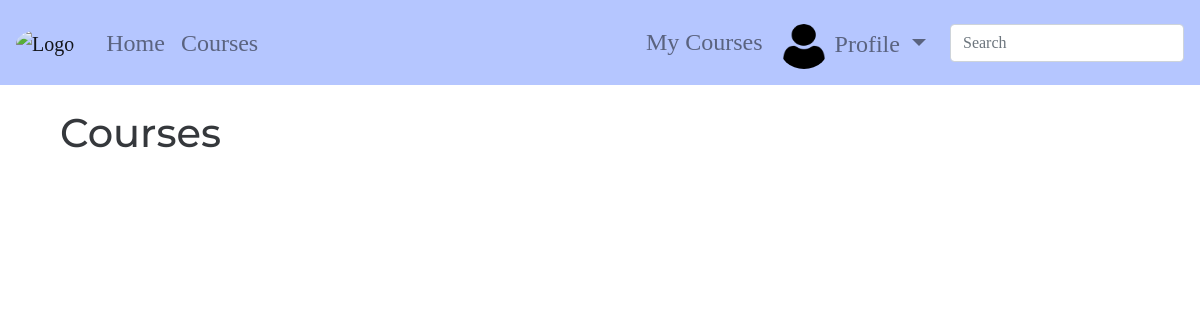
Page /courses/ (signed in) on the earlier database version.
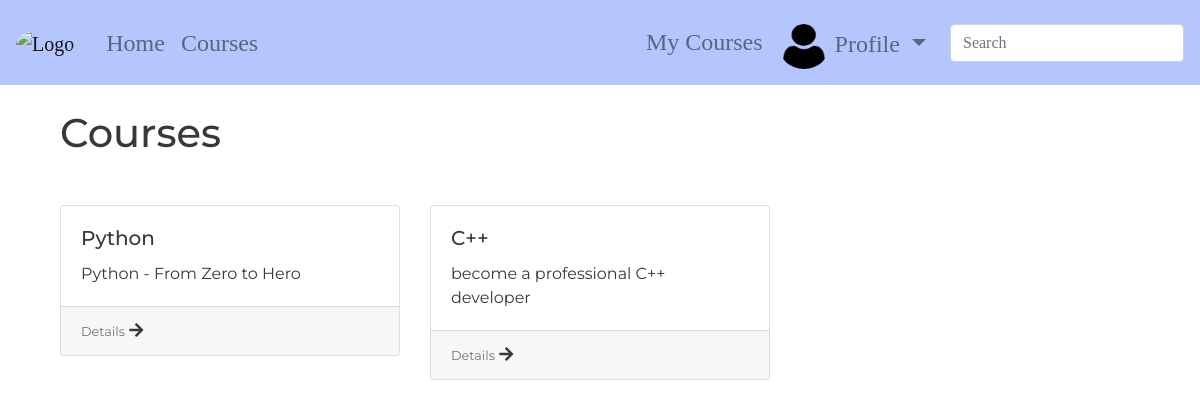
Same page on the later database version.
### accounts/models.py (models this page shows, shortened)
class CustomUser(AbstractUser, PermissionsMixin):
    email = models.EmailField(verbose_name='email', max_length=60, unique=True)
    username = models.CharField(max_length=30, unique=True)
    date_joined = models.DateTimeField(verbose_name='date joined', auto_now_add=True)
    last_login = models.DateTimeField(verbose_name='last login', auto_now=True)
    is_admin = models.BooleanField(default=False)
    is_active = models.BooleanField(default=True)
    is_staff = models.BooleanField(default=False)
    is_superuser = models.BooleanField(default=False)
    USERNAME_FIELD = 'email'
    REQUIRED_FIELDS = ['username', ]
    objects = CustomUserManager()

class Profile(models.Model):
    user = models.OneToOneField(settings.AUTH_USER_MODEL, related_name='profile', on_delete=models.CASCADE)
    first_name = models.CharField(max_length=40, null=True, blank=True)
    last_name = models.CharField(max_length=40, null=True, blank=True)
    phone = PhoneNumberField(max_length=20, null=True, blank=True)
    date_of_birth = models.DateField(null=True, blank=True)
    bio = models.TextField(null=True, blank=True)
    profile_pic = models.ImageField(null=True, blank=True, upload_to='images/profile_pics',
                                    default=get_default_profile_pic)

### courses/models.py (models this page shows, shortened)
class Course(models.Model):
    base_title = models.CharField(max_length=100)
    description = models.TextField(null=True, blank=True)
    slug = models.SlugField(allow_unicode=True, unique=True)

### courses/views.py (the view)
# urls.py: path('', views.CoursesList.as_view(), name='courses-list'),
class CoursesList(generic.ListView):
    model = course_models.Course
    template_name = 'courses/course_list.html'

### courses/templates/courses/course_list.html (shortened to what this page needs)
{% extends 'base.html' %}
{% block content %}
    <div class="container">
        <h1 class="mb-5">Courses</h1>
            <div class="row">
            {% for course in course_list  %}
                <div class="col-md-4 col-sm-6 col-xs-12">
                    <div class="card">
                        <div class="card-body">
                            <h5 class="card-title">{{ course.base_title }}</h5>
                            <p class="card-text">{{ course.description }}</p>
                        </div>
                        <div class="card-footer">
                            <p class="card-text d-inline">
                                <small class="text-muted">Details</small>
                            </p>
                            <i class="fas fa-arrow-right post_arrow_img d-inline"></i>
                        </div>
                    </div>
                </div>
            {%  endfor %}
            </div>
    </div>
{% endblock %}

### templates/base.html (shortened to what this page needs)
<!DOCTYPE html>
{% load static %}
{% load accounts_extras %}
<html lang="en">
<head>
    <link rel="stylesheet" href="https://stackpath.bootstrapcdn.com/bootstrap/4.5.2/css/bootstrap.min.css">
    <link rel="stylesheet" href="https://stackpath.bootstrapcdn.com/font-awesome/4.7.0/css/font-awesome.min.css">    <link href="https://fonts.googleapis.com/css?family=Montserrat" rel="stylesheet">
    <link rel="stylesheet" href="https://use.fontawesome.com/releases/v5.15.1/css/all.css">
    <link rel="stylesheet" href="{% static 'course_manager/css/master.css' %}">
</head>
<body>
    <nav class="smart_scroll navbar navbar-expand-lg navbar-light" id="baseNavbar">
        <a href="{% url 'homepage' %}" class="navbar-brand">
            <img id="blogLogo" src="" alt="Logo">
        </a>
        <div class="collapse navbar-collapse" id="basicExampleNav">
            <ul class="navbar-nav mr-auto ml-2">
                <li class="nav-item">
                    <a class="nav-link" href="{% url 'homepage' %}">Home</a>
                </li>
                <li class="nav-item">
                    <a class="nav-link" href="{% url 'courses:courses-list' %}">Courses</a>
                </li>
            </ul>
            {% if user.is_authenticated %}
                <ul class="navbar-nav ml-2 pr-3 nav-flex-icons">
                    <li class="nav-item mt-2">
                        <a class="nav-link" href="{% url 'courses:user-courses' %}">My Courses</a>
                    </li>
                    <li class="nav-item dropdown mt-2">
                        <a href="#" class="nav-link dropdown-toggle" id="navbarDropdownMenuLink-4" data-toggle="dropdown"
                          aria-haspopup="true" aria-expanded="false">
                            {% if user.profile.profile_pic %}
                                <img class="profile_pic" src="{{ user.profile.profile_pic.url }}" alt="User Profile Picture">
                            {% else %}
                                <img class="profile_pic" src="{% static 'course_manager/images/default_profile_pic_1.png' %}"
                                     alt="Default Profile Picture">
                            {% endif %}
                            Profile
                        </a>
                    </li>
                </ul>
            {% endif %}
            <form class="navbar-form form-inline" method="get" action=""
                  role="search" id="navbarSearchForm">
              <div class="md-form my-2">
                <input id="searchBarInput" class="input_field form-control mr-sm-2" name="q"
                       type="text" placeholder="Search" aria-label="Search">
              </div>
            </form>
        </div>
    </nav>
    <div id="wrap" class="wrapper flex-grow-1">
        <div id="main" class="container content main_content mt-4 mb-5">
            {% block content %}
            {% endblock %}
        </div>
    </div>
</body>
</html>

### static/course_manager/css/master.css (style rules this page uses)
body { height: 100%; background-color: rgba(255, 255, 255, 0.39); color: #35383c; font-family: 'Montserrat', sans-serif; }
#baseNavbar { background-color: #b5c6ff; font-family: 'Arvo', serif; font-size: 1.5rem; }
#blogLogo { width: 90px; height: 75px; border-radius: 50%; }
#navbarSearchForm input[type=text] { width: 100%; }
.profile_pic { width: 50px; height: 45px; border-radius: 50%; }

Differences in the rows shown:
added Course: base_title "Python", description "Python - From Zero to Hero"
added Course: base_title "C++", description "become a professional C++ developer"
